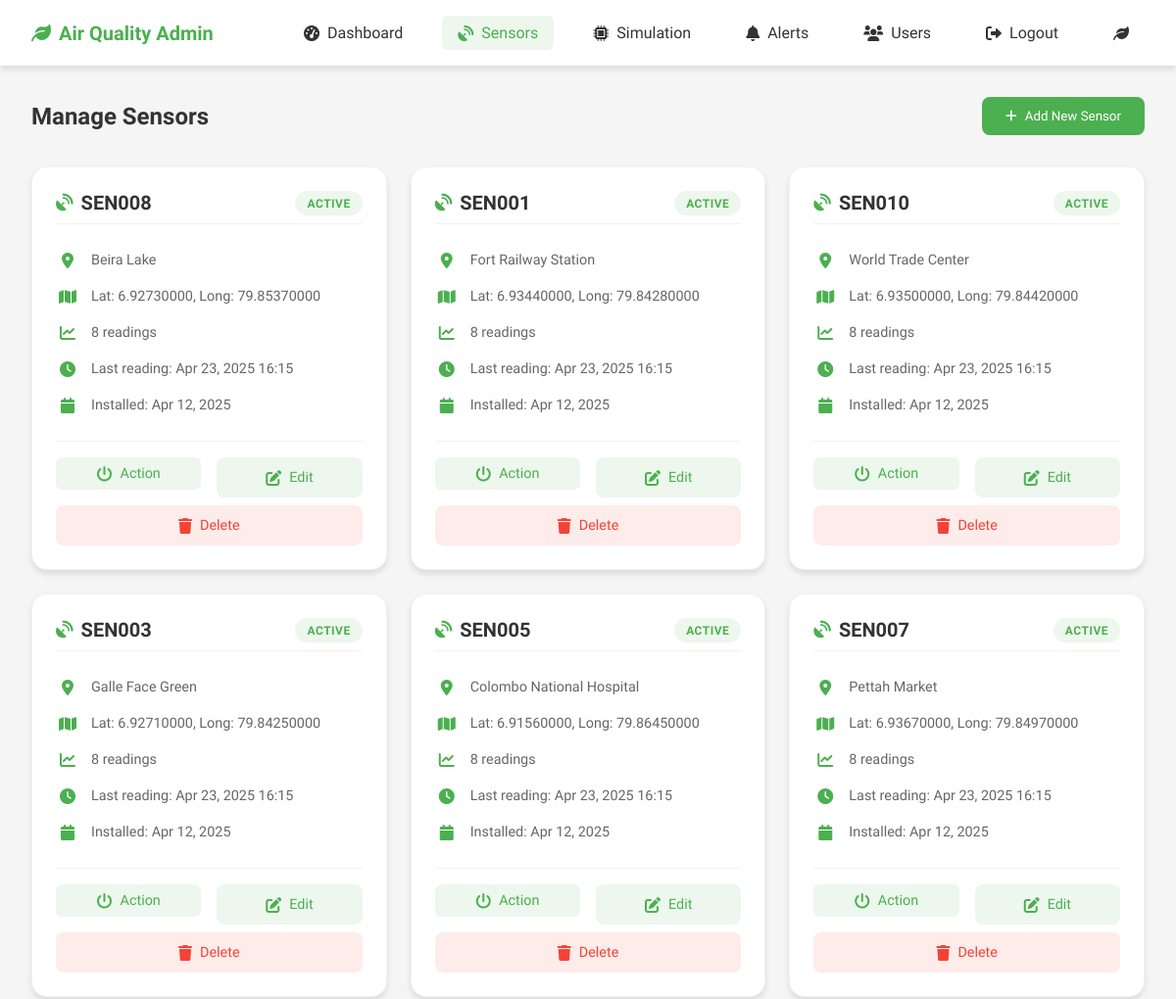
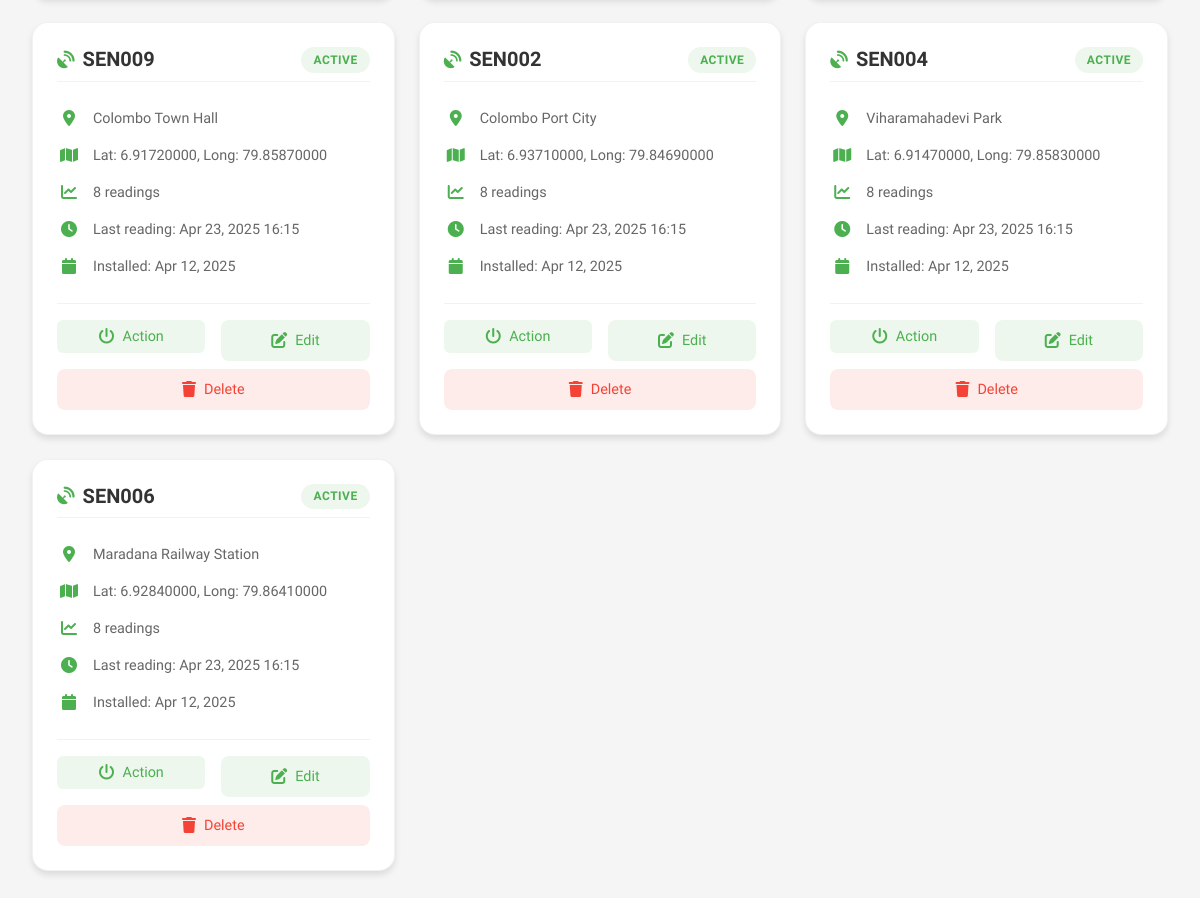
The page /admin/sensors.php (signed in) on the database its author committed (2 pictures, top to bottom).
### tables this page shows
CREATE TABLE `sensors` (
  `id` int(11) NOT NULL,
  `sensor_id` varchar(50) NOT NULL,
  `location_name` varchar(100) NOT NULL,
  `latitude` decimal(10,8) NOT NULL,
  `longitude` decimal(11,8) NOT NULL,
  `status` enum('active','inactive','maintenance') DEFAULT 'active',
  `installation_date` date NOT NULL,
  `last_maintenance` date DEFAULT NULL,
  `maintenance_due` date DEFAULT NULL,
  `created_by` int(11) NOT NULL,
  `created_at` timestamp NOT NULL DEFAULT current_timestamp(),
  `updated_at` timestamp NOT NULL DEFAULT current_timestamp() ON UPDATE current_timestamp()
);

### admin/sensors.php (the view, shortened to what this page needs)
<?php
$sensors = [];
try {
    $pdo = getDBConnection();
    $stmt = $pdo->query("
        SELECT s.*,
               COUNT(a.id) as reading_count,
               MAX(a.timestamp) as last_reading
        FROM sensors s
        LEFT JOIN aqi_readings a ON s.sensor_id = a.sensor_id
        GROUP BY s.sensor_id
        ORDER BY s.installation_date DESC
    ");
    $sensors = $stmt->fetchAll(PDO::FETCH_ASSOC);
} catch (PDOException $e) {
    error_log("Sensors page error: " . $e->getMessage());
    $error = "Error loading sensor data: " . $e->getMessage();
}
?>
<!DOCTYPE html>
<html lang="en">
<head>
    <link rel="stylesheet" href="https://cdnjs.cloudflare.com/ajax/libs/font-awesome/6.0.0/css/all.min.css">
    <link href="https://cdn.jsdelivr.net/npm/@sweetalert2/theme-material-ui/material-ui.css" rel="stylesheet">
</head>
<body>
    <nav class="navbar">
        <div class="nav-brand">
            <i class="fas fa-leaf"></i>
            <span>Air Quality Admin</span>
        </div>
        <div class="nav-links">
            <a href="dashboard.php">
                <i class="fas fa-gauge-high"></i>
                <span>Dashboard</span>
            </a>
            <a href="sensors.php" class="active">
                <i class="fas fa-satellite-dish"></i>
                <span>Sensors</span>
            </a>
            <a href="simulation.php">
                <i class="fas fa-microchip"></i>
                <span>Simulation</span>
            </a>
            <a href="alerts.php">
                <i class="fas fa-bell"></i>
                <span>Alerts</span>
            </a>
            <a href="users.php">
                <i class="fas fa-users"></i>
                <span>Users</span>
            </a>
            <a href="../auth/logout.php">
                <i class="fas fa-sign-out-alt"></i>
                <span>Logout</span>
            </a>
            <a href="../index.php" target="_blank">
                <i class="fas fa-leaf"></i>
            </a>
        </div>
    </nav>
    <main class="main-content">
        <div class="page-header">
            <h1 class="page-title">Manage Sensors</h1>
            <button class="add-sensor-btn" onclick="showAddSensorModal()">
                <i class="fas fa-plus"></i>
                Add New Sensor
            </button>
        </div>
        <div class="sensors-grid">
            <?php if (!empty($sensors)): ?>
                <?php foreach ($sensors as $sensor): ?>
                    <div class="sensor-card">
                        <div class="sensor-header">
                            <h3 class="sensor-name">
                                <i class="fas fa-satellite-dish"></i>
                                <?php echo htmlspecialchars($sensor['sensor_id']); ?>
                            </h3>
                            <div class="sensor-status status-<?php echo htmlspecialchars($sensor['status']); ?>">
                                <?php echo htmlspecialchars(ucfirst($sensor['status'])); ?>
                            </div>
                        </div>
                        <div class="sensor-info">
                            <div class="sensor-info-item">
                                <i class="fas fa-map-marker-alt"></i>
                                <span><?php echo htmlspecialchars($sensor['location_name']); ?></span>
                            </div>
                            <div class="sensor-info-item">
                                <i class="fas fa-map"></i>
                                <span>Lat: <?php echo htmlspecialchars($sensor['latitude']); ?>, Long: <?php echo htmlspecialchars($sensor['longitude']); ?></span>
                            </div>
                            <div class="sensor-info-item">
                                <i class="fas fa-chart-line"></i>
                                <span><?php echo $sensor['reading_count']; ?> readings</span>
                            </div>
                            <?php if ($sensor['last_reading']): ?>
                                <div class="sensor-info-item">
                                    <i class="fas fa-clock"></i>
                                    <span>Last reading: <?php echo date('M j, Y H:i', strtotime($sensor['last_reading'])); ?></span>
                                </div>
                            <?php endif; ?>
                            <div class="sensor-info-item">
                                <i class="fas fa-calendar"></i>
                                <span>Installed: <?php echo date('M j, Y', strtotime($sensor['installation_date'])); ?></span>
                            </div>
                        </div>
                        <div class="sensor-actions">
                            <div class="status-toggle">
                                <button type="button" class="action-btn status-btn <?php echo $sensor['status']; ?>"
                                        onclick="toggleSensorStatus('<?php echo htmlspecialchars($sensor['sensor_id']); ?>', '<?php echo $sensor['status']; ?>')">
                                    <i class="fas fa-power-off"></i>
                                    <span>Action</span>
                                </button>
                            </div>
                            <div class="edit-btn-container">
                                <button class="action-btn edit-btn" onclick="showEditSensorModal(<?php echo htmlspecialchars(json_encode($sensor)); ?>)">
                                    <i class="fas fa-edit"></i>
                                    <span>Edit</span>
                                </button>
                            </div>
                            <div class="delete-btn-container">
                                <button class="action-btn delete-btn" onclick="confirmDelete('<?php echo $sensor['sensor_id']; ?>')">
                                    <i class="fas fa-trash"></i>
                                    <span>Delete</span>
                                </button>
                            </div>
                        </div>
                    </div>
                <?php endforeach; ?>
            <?php endif; ?>
        </div>
    </main>
</body>
</html>

### admin/sensors.php (style rules this page uses)
:root { --primary-color: #4CAF50; --error-color: #f44336; --warning-color: #ff9800; --text-color: #333; --border-color: #ddd; --bg-color: #f5f5f5; --card-shadow: 0 4px 6px rgba(0,0,0,0.1); --transition-speed: 0.3s; }
* { margin: 0; padding: 0; box-sizing: border-box; font-family: 'Plus Jakarta Sans', sans-serif; }
body { background-color: var(--bg-color); min-height: 100vh; transition: background-color var(--transition-speed); }
.navbar { background: white; padding: 1rem 2rem; box-shadow: var(--card-shadow); display: flex; justify-content: space-between; align-items: center; position: sticky; top: 0; z-index: 1000; }
.nav-brand { font-size: 1.25rem; font-weight: 600; color: var(--primary-color); display: flex; align-items: center; gap: 0.5rem; }
.nav-links { display: flex; gap: 1.5rem; }
.nav-links a { color: var(--text-color); text-decoration: none; display: flex; align-items: center; gap: 0.5rem; font-weight: 500; transition: all var(--transition-speed); padding: 0.5rem 1rem; border-radius: 6px; }
.nav-links a.active { color: var(--primary-color); background: rgba(76, 175, 80, 0.1); }
.main-content { padding: 2rem; max-width: 1400px; margin: 0 auto; }
.page-header { display: flex; justify-content: space-between; align-items: center; margin-bottom: 2rem; }
.page-title { font-size: 1.5rem; color: var(--text-color); }
.add-sensor-btn { background: var(--primary-color); color: white; border: none; padding: 0.75rem 1.5rem; border-radius: 8px; cursor: pointer; font-weight: 500; display: flex; align-items: center; gap: 0.5rem; transition: all var(--transition-speed); }
.sensors-grid { display: grid; grid-template-columns: repeat(auto-fill, minmax(300px, 1fr)); gap: 1.5rem; margin-top: 2rem; }
.sensor-card { background: white; border-radius: 16px; padding: 1.5rem; box-shadow: var(--card-shadow); transition: all var(--transition-speed); position: relative; overflow: hidden; display: flex; flex-direction: column; gap: 1rem; border: 1px solid rgba(0, 0, 0, 0.05); }
.sensor-header { display: flex; justify-content: space-between; align-items: flex-start; gap: 1rem; padding-bottom: 0.5rem; border-bottom: 1px solid rgba(0, 0, 0, 0.05); }
.sensor-name { font-size: 1.25rem; font-weight: 600; color: var(--text-color); margin: 0; display: flex; align-items: center; gap: 0.5rem; }
.sensor-name i { color: var(--primary-color); font-size: 1.1rem; }
.sensor-status { padding: 0.35rem 0.75rem; border-radius: 1rem; font-size: 0.75rem; font-weight: 600; text-transform: uppercase; letter-spacing: 0.5px; }
.status-active { background: rgba(76, 175, 80, 0.1); color: var(--primary-color); }
.sensor-info { display: flex; flex-direction: column; gap: 0.75rem; padding: 0.5rem 0; }
.sensor-info-item { display: flex; align-items: center; gap: 0.75rem; color: #666; font-size: 0.9rem; padding: 0.25rem 0; }
.sensor-info-item i { width: 1.5rem; text-align: center; color: var(--primary-color); font-size: 1rem; }
.sensor-info-item span { flex: 1; }
.sensor-actions { display: flex; gap: 0.5rem; margin-top: auto; padding-top: 1rem; border-top: 1px solid rgba(0, 0, 0, 0.05); flex-wrap: wrap; }
.status-toggle { flex: 1; min-width: 120px; }
.action-btn { width: 100%; min-width: 120px; padding: 0.75rem; border-radius: 8px; border: none; cursor: pointer; font-weight: 500; transition: all var(--transition-speed); display: flex; align-items: center; justify-content: center; gap: 0.5rem; font-size: 0.9rem; white-space: nowrap; }
.edit-btn-container, .delete-btn-container { flex: 1; min-width: 120px; }
.edit-btn { background: rgba(76, 175, 80, 0.1); color: var(--primary-color); }
.delete-btn { background: rgba(244, 67, 54, 0.1); color: var(--error-color); }
.action-btn i { font-size: 1rem; }
.status-toggle { margin-right: 0.5rem; }
.status-btn { background: rgba(76, 175, 80, 0.1); color: var(--primary-color); padding: 0.5rem 1rem; border-radius: 6px; border: none; cursor: pointer; font-weight: 500; transition: all var(--transition-speed); display: flex; align-items: center; gap: 0.5rem; }
.status-btn i { transition: transform var(--transition-speed); }
.status-btn.active { background: rgba(76, 175, 80, 0.1); color: var(--primary-color); }

### rows shown on the page
sensors: sensor "SEN008", status "ACTIVE", location_name "Beira Lake", latitude "6.92730000", longitude "79.85370000", reading_count "8", last_reading "Apr 23, 2025 16:15", installation_date "Apr 12, 2025"
sensors: sensor "SEN001", status "ACTIVE", location_name "Fort Railway Station", latitude "6.93440000", longitude "79.84280000", reading_count "8", last_reading "Apr 23, 2025 16:15", installation_date "Apr 12, 2025"
sensors: sensor "SEN010", status "ACTIVE", location_name "World Trade Center", latitude "6.93500000", longitude "79.84420000", reading_count "8", last_reading "Apr 23, 2025 16:15", installation_date "Apr 12, 2025"
sensors: sensor "SEN003", status "ACTIVE", location_name "Galle Face Green", latitude "6.92710000", longitude "79.84250000", reading_count "8", last_reading "Apr 23, 2025 16:15", installation_date "Apr 12, 2025"
sensors: sensor "SEN005", status "ACTIVE", location_name "Colombo National Hospital", latitude "6.91560000", longitude "79.86450000", reading_count "8", last_reading "Apr 23, 2025 16:15", installation_date "Apr 12, 2025"
sensors: sensor "SEN007", status "ACTIVE", location_name "Pettah Market", latitude "6.93670000", longitude "79.84970000", reading_count "8", last_reading "Apr 23, 2025 16:15", installation_date "Apr 12, 2025"
sensors: sensor "SEN009", status "ACTIVE", location_name "Colombo Town Hall", latitude "6.91720000", longitude "79.85870000", reading_count "8", last_reading "Apr 23, 2025 16:15", installation_date "Apr 12, 2025"
sensors: sensor "SEN002", status "ACTIVE", location_name "Colombo Port City", latitude "6.93710000", longitude "79.84690000", reading_count "8", last_reading "Apr 23, 2025 16:15", installation_date "Apr 12, 2025"
sensors: sensor "SEN004", status "ACTIVE", location_name "Viharamahadevi Park", latitude "6.91470000", longitude "79.85830000", reading_count "8", last_reading "Apr 23, 2025 16:15", installation_date "Apr 12, 2025"
sensors: sensor "SEN006", status "ACTIVE", location_name "Maradana Railway Station", latitude "6.92840000", longitude "79.86410000", reading_count "8", last_reading "Apr 23, 2025 16:15", installation_date "Apr 12, 2025"
